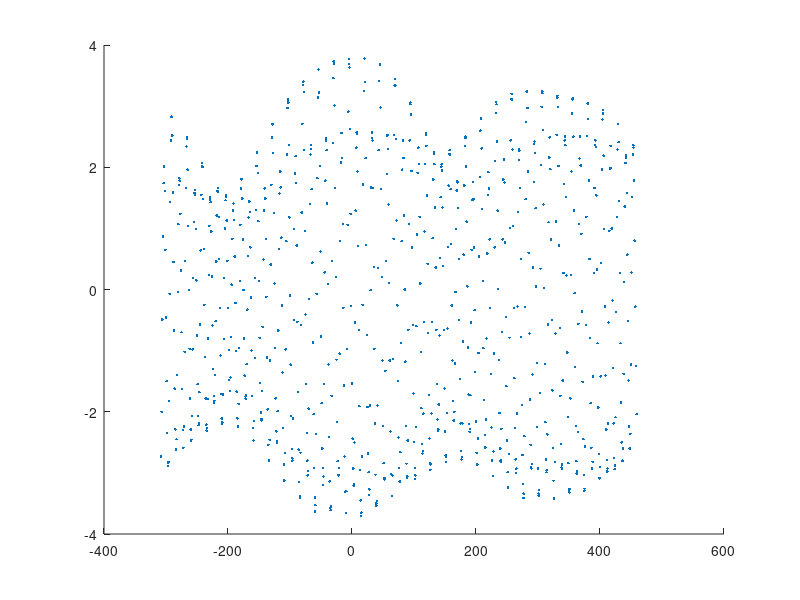

Write the MATLAB code that produced this figure. (Note: this script raises an error after producing the figure.)
clf
hold on
zp=[0       1.43
1       2.72
2       3.87
3       4.54
4       4.94
4.3     4.96
5       4.84
6       4.28
7       3.42
8       2.46
9       1.64
10      1.1
10.683333333333334      0.91
11      0.95
12      1.62
13      3.07
14      4.3
15      5.12
16      5.65
16.55   5.73
17      5.68
18      5.17
19      4.32
20      3.32
21      2.4
22      1.68
23      1.22
23.566666666666666      1.08
24      1.16
25      1.93
26      3.12
27      4.02
28      4.58
29      4.83
29.016666666666666      4.83
30      4.59
31      3.98
32      3.15
33      2.29
34      1.62
35      1.26
35.233333333333334      1.24
36      1.39
37      2.3
38      3.55
39      4.51
40      5.16
41      5.47
41.15   5.48
42      5.3
43      4.71
44      3.88
45      2.97
46      2.17
47      1.58
48      1.25
48.13333333333333       1.25
49      1.44
50      2.3
51      3.31
52      4.06
53      4.55
53.833333333333336      4.69
54      4.68
55      4.4
56      3.82
57      3.07
58      2.32
59      1.78
59.916666666666664      1.57
60      1.57
61      1.86
62      2.71
63      3.71
64      4.48
65      4.99
65.91666666666667       5.16
66      5.16
67      4.91
68      4.35
69      3.59
70      2.78
71      2.08
72      1.58
72.91666666666667       1.38
73      1.38
74      1.67
75      2.47
76      3.36
77      4.05
78      4.5
78.81666666666666       4.62
79      4.61
80      4.36
81      3.85
82      3.18
83      2.53
84      2.07
84.91666666666667       1.89
85      1.89
86      2.13
87      2.8
88      3.6
89      4.27
90      4.7
90.9    4.84
91      4.84
92      4.63
93      4.15
94      3.48
95      2.74
96      2.09
97      1.63
97.88333333333334       1.46
98      1.47
99      1.74
100     2.48
101     3.33
102     4.03
103     4.51
104     4.68
104     4.68
105     4.51
106     4.06
107     3.45
108     2.82
109     2.32
110     2.06
110.28333333333333      2.05
111     2.14
112     2.61
113     3.31
114     3.97
115     4.42
116     4.63
116.15  4.63
117     4.52
118     4.11
119     3.5
120     2.78
121     2.12
122     1.64
123     1.43
123     1.43
124     1.64
125     2.37
126     3.3
127     4.08
128     4.64
129     4.91
129.23333333333332      4.92
130     4.81
131     4.39
132     3.75
133     3.04
134     2.44
135     2.03
135.73333333333332      1.91
136     1.93
137     2.26
138     2.97
139     3.73
140     4.28
141     4.58
141.43333333333334      4.61
142     4.56
143     4.2
144     3.57
145     2.81
146     2.09
147     1.54
148     1.26
148.15  1.25
149     1.42
150     2.23
151     3.34
152     4.25
153     4.91
154     5.26
154.31666666666666      5.28
155     5.18
156     4.7
157     3.95
158     3.12
159     2.39
160     1.86
160.98333333333332      1.62
161     1.62
162     1.87
163     2.71
164     3.65
165     4.31
166     4.68
166.55  4.75
167     4.71
168     4.32
169     3.62
170     2.75
171     1.95
172     1.35
173     1
173.2   0.99
174     1.15
175     2.18
176     3.52
177     4.53
178     5.25
179     5.65
179.23333333333332      5.66
180     5.51
181     4.9
182     3.99
183     3.05
184     2.23
185     1.61
186     1.3
186.05  1.3
187     1.56
188     2.64
189     3.76
190     4.47
191     4.87
191.5   4.92
192     4.87
193     4.38
194     3.56
195     2.59
196     1.72
197     1.1
198     0.71
198.13333333333333      0.7
199     0.93
200     2.3
201     3.82
202     4.85
203     5.61
204     5.98
204.08333333333334      5.99
205     5.72
206     4.94
207     3.88
208     2.86
209     2.01
210     1.36
210.96666666666667      1.02
211     1.02
212     1.42
213     2.79
214     4.01
215     4.67
216     5.07
216.28333333333333      5.09
217     4.97
218     4.34
219     3.38
220     2.33
221     1.46
222     0.84
222.98333333333332      0.45
223     0.45
224     0.87
225     2.63
226     4.18
227     5.19
228     5.95
228.86666666666667      6.22
229     6.21
230     5.77
231     4.82
232     3.66
233     2.62
234     1.77
235     1.15
235.83333333333334      0.81
236     0.82
237     1.5
238     3.11
239     4.3
240     4.87
241     5.23
241.06666666666666      5.23
242     4.95
243     4.19
244     3.1
245     2.03
246     1.2
247     0.6
247.8   0.25
248     0.28
249     1.04
250     3.09
251     4.54
252     5.5
253     6.23
253.61666666666667      6.36
254     6.31
255     5.68
256     4.57
257     3.38
258     2.35
259     1.55
260     0.97
260.7   0.64
261     0.71
262     1.8
263     3.5
264     4.54
265     5.05
265.8333333333333       5.3
266     5.29
267     4.82
268     3.95
269     2.79
270     1.72
271     0.98
272     0.4
272.6333333333333       0.11
273     0.21
274     1.5
275     3.59
276     4.89
277     5.8
278     6.42
278.31666666666666      6.46
279     6.28
280     5.47
281     4.22
282     3.07
283     2.08
284     1.32
285     0.81
285.55  0.58
286     0.74
287     2.25
288     3.89
289     4.71
290     5.2
290.5833333333333       5.32
291     5.26
292     4.63
293     3.65
294     2.47
295     1.46
296     0.78
297     0.25
297.3666666666667       0.21
298     0.33
299     2.17
300     4.06
301     5.22
302     6.08
303     6.5
303.01666666666665      6.5
304     6.12
305     5.14
306     3.84
307     2.72
308     1.8
309     1.11
310     0.64
310.1   0.63
311     0.96
312     2.74
313     4.21
314     4.85
315     5.31
315.25  5.33
316     5.15
317     4.42
318     3.33
319     2.17
320     1.24
321     0.62
321.95  0.19
322     0.2
323     0.72
324     2.88
325     4.48
326     5.52
327     6.3
327.7   6.49
328     6.45
329     5.85
330     4.72
331     3.44
332     2.36
333     1.53
334     0.92
334.81666666666666      0.48
335     0.5
336     1.38
337     3.22
338     4.43
339     4.99
340     5.36
340.01666666666665      5.36
341     5.01
342     4.19
343     3.04
344     1.95
345     1.12
346     0.53
346.68333333333334      0.23
347     0.3
348     1.36
349     3.47
350     4.82
351     5.74
352     6.36
352.35  6.4
353     6.25
354     5.47
355     4.25
356     3.04
357     2.03
358     1.28
359     0.74
359.6333333333333       0.43
360     0.54
361     1.89
362     3.6
363     4.55
364     5.12
364.81666666666666      5.35
365     5.34
366     4.86
367     4
368     2.87
369     1.83
370     1.09
371     0.57
371.43333333333334      0.52
372     0.61
373     2.04
374     3.86
375     5.02
376     5.82
377     6.23
377.05  6.23
378     5.9
379     5.02
380     3.81
381     2.68
382     1.76
383     1.09
384     0.63
384.23333333333335      0.61
385     0.8
386     2.34
387     3.81
388     4.63
389     5.19
389.65  5.32
390     5.28
391     4.76
392     3.88
393     2.83
394     1.87
395     1.19
396     0.8
396.0833333333333       0.8
397     1.08
398     2.52
399     4.03
400     5.03
401     5.7
401.8333333333333       5.92
402     5.91
403     5.48
404     4.6
405     3.47
406     2.41
407     1.58
408     0.99
408.9   0.67
409     0.67
410     1.14
411     2.62
412     3.88
413     4.66
414     5.19
414.55  5.27
415     5.22
416     4.73
417     3.91
418     2.96
419     2.07
420     1.45
420.95  1.16
421     1.16
422     1.5
423     2.7
424     3.95
425     4.83
426     5.38
426.71666666666664      5.52
427     5.5
428     5.07
429     4.28
430     3.27
431     2.29
432     1.53
433     1.01
433.75  0.81
434     0.83
435     1.39
436     2.7
437     3.85
438     4.63
439     5.14
439.65  5.24
440     5.21
441     4.82
442     4.11
443     3.24
444     2.41
445     1.81
446     1.52
446.1   1.52
447     1.71
448     2.58
449     3.64
450     4.46
451     4.97
451.8   5.11
452     5.1
453     4.78
454     4.12
455     3.23
456     2.32
457     1.6
458     1.12
458.73333333333335      0.95
459     0.97
460     1.45
461     2.62
462     3.75
463     4.56
464     5.12
464.9   5.3
465     5.29
466     5.02
467     4.41
468     3.6
469     2.78
470     2.12
471     1.72
471.55  1.63
472     1.69
473     2.25
474     3.21
475     4.05
476     4.6
477     4.84
477.06666666666666      4.84
478     4.66
479     4.11
480     3.32
481     2.44
482     1.72
483     1.22
483.8833333333333       1
484     1.01
485     1.35
486     2.44
487     3.64
488     4.53
489     5.18
490     5.48
490.1333333333333       5.48
491     5.31
492     4.74
493     3.92
494     3.04
495     2.28
496     1.74
496.9166666666667       1.51
497     1.51
498     1.83
499     2.78
500     3.76
501     4.41
502     4.75
502.3666666666667       4.77
503     4.69
504     4.22
505     3.46
506     2.57
507     1.78
508     1.23
509     0.93
509.0833333333333       0.93
510     1.15
511     2.26
512     3.61
513     4.6
514     5.32
515     5.72
515.25  5.74
516     5.59
517     4.99
518     4.07
519     3.1
520     2.26
521     1.62
522     1.26
522.1333333333333       1.25
523     1.46
524     2.52
525     3.68
526     4.41
527     4.82
527.5166666666667       4.89
528     4.83
529     4.35
530     3.54
531     2.58
532     1.74
533     1.14
534     0.76
534.1833333333333       0.75
535     0.94
536     2.2
537     3.72
538     4.76
539     5.53
540     5.95
540.2   5.97
541     5.77
542     5.06
543     4.02
544     2.99
545     2.1
546     1.42
547     1.02
547.1166666666667       1.02
548     1.27
549     2.57
550     3.85
551     4.58
552     5.01
552.4166666666666       5.05
553     4.97
554     4.39
555     3.47
556     2.45
557     1.58
558     0.98
559     0.57
559.1166666666667       0.56
560     0.83
561     2.39
562     3.96
563     4.98
564     5.75
565     6.1
565.0166666666667       6.1
566     5.77
567     4.91
568     3.78
569     2.73
570     1.86
571     1.19
571.8833333333333       0.84
572     0.85
573     1.39
574     2.94
575     4.18
576     4.82
577     5.21
577.15  5.21
578     5
579     4.26
580     3.23
581     2.19
582     1.36
583     0.77
583.8833333333333       0.41
584     0.41
585     0.99
586     2.83
587     4.28
588     5.22
589     5.95
589.7333333333333       6.13
590     6.11
591     5.57
592     4.56
593     3.41
594     2.39
595     1.57
596     1
596.6333333333333       0.75
597     0.84
598     1.9
599     3.49
600     4.53
601     5.09
601.8166666666667       5.32
602     5.31
603     4.85
604     3.97
605     2.86
606     1.86
607     1.12
608     0.55
608.6166666666667       0.3
609     0.39
610     1.54
611     3.41
612     4.64
613     5.49
614     6.06
614.3166666666667       6.1
615     5.93
616     5.18
617     4.06
618     2.96
619     2
620     1.28
621     0.86
621.1   0.85
622     1.13
623     2.65
624     4.06
625     4.83
626     5.31
626.35  5.34
627     5.23
628     4.54
629     3.54
630     2.44
631     1.52
632     0.87
633     0.42
633.1166666666667       0.41
634     0.7
635     2.42
636     4.01
637     5.01
638     5.77
638.8666666666667       6.04
639     6.03
640     5.57
641     4.63
642     3.48
643     2.46
644     1.61
645     1.04
645.65  0.79
646     0.86
647     1.81
648     3.4
649     4.49
650     5.1
650.9   5.37
651     5.36
652     4.96
653     4.12
654     3.03
655     2.01
656     1.22
657     0.66
657.65  0.4
658     0.48
659     1.52
660     3.33
661     4.57
662     5.4
663     5.94
663.2833333333333       5.96
664     5.79
665     5.06
666     3.97
667     2.89
668     1.96
669     1.25
670     0.86
670.05  0.86
671     1.19
672     2.65
673     4.01
674     4.79
675     5.28
675.3833333333333       5.32
676     5.22
677     4.58
678     3.61
679     2.54
680     1.62
681     0.96
682     0.58
682     0.58
683     0.97
684     2.61
685     4.09
686     5.04
687     5.71
687.7333333333333       5.89
688     5.87
689     5.36
690     4.41
691     3.3
692     2.31
693     1.53
694     0.99
694.6166666666667       0.78
695     0.87
696     1.88
697     3.39
698     4.42
699     5.03
699.9166666666666       5.3
700     5.3
701     4.93
702     4.14
703     3.1
704     2.11
705     1.34
706     0.83
706.5166666666667       0.68
707     0.8
708     1.91
709     3.53
710     4.65
711     5.39
712     5.79
712.1166666666667       5.79
713     5.54
714     4.78
715     3.74
716     2.71
717     1.84
718     1.2
718.95  0.86
719     0.86
720     1.27
721     2.66
722     3.91
723     4.68
724     5.18
724.45  5.23
725     5.15
726     4.59
727     3.7
728     2.7
729     1.82
730     1.2
730.85  0.93
731     0.93
732     1.42
733     2.84
734     4.12
735     4.97
736     5.51
736.5833333333334       5.61
737     5.56
738     5.04
739     4.17
740     3.15
741     2.24
742     1.51
743     1.04
743.5333333333333       0.91
744     1.01
745     1.91
746     3.23
747     4.2
748     4.85
749     5.16
749.0666666666667       5.16
750     4.92
751     4.27
752     3.37
753     2.47
754     1.72
755     1.28
755.4333333333333       1.24
756     1.32
757     2.14
758     3.4
759     4.38
760     5.02
761     5.33
761.1166666666667       5.33
762     5.14
763     4.51
764     3.65
765     2.74
766     1.95
767     1.37
767.9666666666667       1.09];
gp=[0	1.41000000000000
1	2.14000000000000
2	3.65000000000000
3	5.01000000000000
4	5.88000000000000
4.90000000000000	6.16000000000000
5	6.15000000000000
6	5.75000000000000
7	4.79000000000000
8	3.68000000000000
9	2.64000000000000
10	1.79000000000000
11	1.30000000000000
11.4666666666667	1.25000000000000
12	1.32000000000000
13	2.32000000000000
14	4.07000000000000
15	5.57000000000000
16	6.58000000000000
17	6.96000000000000
17.0500000000000	6.97000000000000
18	6.66000000000000
19	5.73000000000000
20	4.59000000000000
21	3.47000000000000
22	2.52000000000000
23	1.85000000000000
24	1.53000000000000
24.1666666666667	1.52000000000000
25	1.69000000000000
26	2.74000000000000
27	4.10000000000000
28	5.21000000000000
29	5.85000000000000
29.6166666666667	5.96000000000000
30	5.92000000000000
31	5.38000000000000
32	4.45000000000000
33	3.44000000000000
34	2.51000000000000
35	1.84000000000000
35.9500000000000	1.55000000000000
36	1.55000000000000
37	1.90000000000000
38	3.12000000000000
39	4.61000000000000
40	5.80000000000000
41	6.48000000000000
41.6833333333333	6.63000000000000
42	6.60000000000000
43	6.10000000000000
44	5.18000000000000
45	4.13000000000000
46	3.17000000000000
47	2.36000000000000
48	1.85000000000000
48.8000000000000	1.66000000000000
49	1.68000000000000
50	2.07000000000000
51	3.16000000000000
52	4.33000000000000
53	5.24000000000000
54	5.72000000000000
54.4333333333333	5.77000000000000
55	5.69000000000000
56	5.13000000000000
57	4.29000000000000
58	3.39000000000000
59	2.59000000000000
60	2.07000000000000
60.7000000000000	1.92000000000000
61	1.95000000000000
62	2.46000000000000
63	3.57000000000000
64	4.78000000000000
65	5.69000000000000
66	6.16000000000000
66.4500000000000	6.21000000000000
67	6.14000000000000
68	5.62000000000000
69	4.80000000000000
70	3.89000000000000
71	3.04000000000000
72	2.36000000000000
73	1.93000000000000
73.6166666666667	1.83000000000000
74	1.87000000000000
75	2.35000000000000
76	3.34000000000000
77	4.38000000000000
78	5.18000000000000
79	5.61000000000000
79.4166666666667	5.65000000000000
80	5.57000000000000
81	5.09000000000000
82	4.35000000000000
83	3.55000000000000
84	2.84000000000000
85	2.40000000000000
85.6500000000000	2.29000000000000
86	2.32000000000000
87	2.74000000000000
88	3.62000000000000
89	4.60000000000000
90	5.35000000000000
91	5.75000000000000
91.4833333333333	5.80000000000000
92	5.74000000000000
93	5.33000000000000
94	4.64000000000000
95	3.84000000000000
96	3.06000000000000
97	2.43000000000000
98	2.03000000000000
98.6000000000000	1.94000000000000
99	1.97000000000000
100	2.42000000000000
101	3.33000000000000
102	4.33000000000000
103	5.14000000000000
104	5.60000000000000
104.600000000000	5.68000000000000
105	5.65000000000000
106	5.27000000000000
107	4.61000000000000
108	3.84000000000000
109	3.15000000000000
110	2.66000000000000
110.950000000000	2.48000000000000
111	2.48000000000000
112	2.70000000000000
113	3.36000000000000
114	4.22000000000000
115	4.97000000000000
116	5.43000000000000
116.800000000000	5.55000000000000
117	5.55000000000000
118	5.28000000000000
119	4.68000000000000
120	3.92000000000000
121	3.13000000000000
122	2.47000000000000
123	2.03000000000000
123.750000000000	1.89000000000000
124	1.90000000000000
125	2.27000000000000
126	3.18000000000000
127	4.28000000000000
128	5.20000000000000
129	5.79000000000000
129.833333333333	5.95000000000000
130	5.94000000000000
131	5.63000000000000
132	4.96000000000000
133	4.13000000000000
134	3.34000000000000
135	2.73000000000000
136	2.39000000000000
136.433333333333	2.35000000000000
137	2.41000000000000
138	2.92000000000000
139	3.81000000000000
140	4.69000000000000
141	5.32000000000000
142	5.58000000000000
142.100000000000	5.58000000000000
143	5.41000000000000
144	4.83000000000000
145	4.01000000000000
146	3.14000000000000
147	2.40000000000000
148	1.87000000000000
148.883333333333	1.67000000000000
149	1.67000000000000
150	1.99000000000000
151	3.02000000000000
152	4.33000000000000
153	5.44000000000000
154	6.16000000000000
154.900000000000	6.39000000000000
155	6.38000000000000
156	6.05000000000000
157	5.26000000000000
158	4.28000000000000
159	3.35000000000000
160	2.61000000000000
161	2.13000000000000
161.683333333333	2
162	2.02000000000000
163	2.48000000000000
164	3.53000000000000
165	4.63000000000000
166	5.43000000000000
167	5.79000000000000
167.183333333333	5.80000000000000
168	5.63000000000000
169	4.97000000000000
170	4.02000000000000
171	3.03000000000000
172	2.18000000000000
173	1.60000000000000
173.933333333333	1.34000000000000
174	1.34000000000000
175	1.68000000000000
176	2.98000000000000
177	4.55000000000000
178	5.85000000000000
179	6.63000000000000
179.800000000000	6.85000000000000
180	6.84000000000000
181	6.37000000000000
182	5.39000000000000
183	4.24000000000000
184	3.18000000000000
185	2.36000000000000
186	1.82000000000000
186.750000000000	1.64000000000000
187	1.66000000000000
188	2.15000000000000
189	3.47000000000000
190	4.80000000000000
191	5.71000000000000
192	6.07000000000000
192.083333333333	6.07000000000000
193	5.81000000000000
194	4.99000000000000
195	3.88000000000000
196	2.78000000000000
197	1.87000000000000
198	1.28000000000000
198.866666666667	1.01000000000000
199	1.02000000000000
200	1.47000000000000
201	3.16000000000000
202	4.93000000000000
203	6.35000000000000
204	7.11000000000000
204.616666666667	7.25000000000000
205	7.20000000000000
206	6.50000000000000
207	5.32000000000000
208	4.04000000000000
209	2.91000000000000
210	2.07000000000000
211	1.53000000000000
211.700000000000	1.34000000000000
212	1.38000000000000
213	2.03000000000000
214	3.64000000000000
215	5.13000000000000
216	6.04000000000000
216.883333333333	6.32000000000000
217	6.32000000000000
218	5.88000000000000
219	4.86000000000000
220	3.61000000000000
221	2.46000000000000
222	1.52000000000000
223	0.990000000000000
223.750000000000	0.730000000000000
224	0.760000000000000
225	1.47000000000000
226	3.56000000000000
227	5.40000000000000
228	6.85000000000000
229	7.49000000000000
229.350000000000	7.54000000000000
230	7.37000000000000
231	6.42000000000000
232	5.10000000000000
233	3.73000000000000
234	2.59000000000000
235	1.79000000000000
236	1.34000000000000
236.633333333333	1.10000000000000
237	1.17000000000000
238	2.19000000000000
239	3.98000000000000
240	5.54000000000000
241	6.35000000000000
241.616666666667	6.50000000000000
242	6.44000000000000
243	5.78000000000000
244	4.58000000000000
245	3.27000000000000
246	2.10000000000000
247	1.22000000000000
248	0.740000000000000
248.600000000000	0.510000000000000
249	0.610000000000000
250	1.78000000000000
251	4.07000000000000
252	5.96000000000000
253	7.28000000000000
254	7.74000000000000
254.050000000000	7.74000000000000
255	7.36000000000000
256	6.16000000000000
257	4.76000000000000
258	3.37000000000000
259	2.28000000000000
260	1.54000000000000
261	1.22000000000000
261.583333333333	0.940000000000000
262	1.08000000000000
263	2.59000000000000
264	4.42000000000000
265	5.92000000000000
266	6.58000000000000
266.300000000000	6.62000000000000
267	6.42000000000000
268	5.55000000000000
269	4.23000000000000
270	2.91000000000000
271	1.73000000000000
272	1
273	0.570000000000000
273.433333333333	0.530000000000000
274	0.600000000000000
275	2.40000000000000
276	4.61000000000000
277	6.54000000000000
278	7.60000000000000
278.750000000000	7.87000000000000
279	7.84000000000000
280	7.15000000000000
281	5.80000000000000
282	4.34000000000000
283	2.99000000000000
284	1.97000000000000
285	1.33000000000000
286	1.11000000000000
286.166666666667	1.10000000000000
287	1.22000000000000
288	3.09000000000000
289	4.93000000000000
290	6.22000000000000
291	6.70000000000000
291.033333333333	6.70000000000000
292	6.29000000000000
293	5.21000000000000
294	3.84000000000000
295	2.57000000000000
296	1.41000000000000
297	0.830000000000000
298	0.480000000000000
298	0.480000000000000
299	0.840000000000000
300	3.17000000000000
301	5.20000000000000
302	7.05000000000000
303	7.83000000000000
303.433333333333	7.91000000000000
304	7.77000000000000
305	6.77000000000000
306	5.38000000000000
307	3.87000000000000
308	2.60000000000000
309	1.70000000000000
310	1.21000000000000
310.766666666667	0.930000000000000
311	0.960000000000000
312	1.64000000000000
313	3.60000000000000
314	5.43000000000000
315	6.46000000000000
315.766666666667	6.71000000000000
316	6.69000000000000
317	6.07000000000000
318	4.85000000000000
319	3.48000000000000
320	2.23000000000000
321	1.19000000000000
322	0.690000000000000
322.683333333333	0.430000000000000
323	0.490000000000000
324	1.41000000000000
325	3.89000000000000
326	5.86000000000000
327	7.39000000000000
328	7.92000000000000
328.083333333333	7.92000000000000
329	7.53000000000000
330	6.29000000000000
331	4.87000000000000
332	3.40000000000000
333	2.22000000000000
334	1.46000000000000
335	1.15000000000000
335.666666666667	0.780000000000000
336	0.870000000000000
337	2.24000000000000
338	4.13000000000000
339	5.81000000000000
340	6.62000000000000
340.466666666667	6.71000000000000
341	6.58000000000000
342	5.80000000000000
343	4.51000000000000
344	3.17000000000000
345	1.95000000000000
346	1.11000000000000
347	0.640000000000000
347.433333333333	0.600000000000000
348	0.680000000000000
349	2.24000000000000
350	4.49000000000000
351	6.42000000000000
352	7.55000000000000
352.766666666667	7.83000000000000
353	7.81000000000000
354	7.12000000000000
355	5.78000000000000
356	4.34000000000000
357	2.98000000000000
358	1.91000000000000
359	1.30000000000000
360	1.06000000000000
360.500000000000	1.03000000000000
361	1.06000000000000
362	2.81000000000000
363	4.61000000000000
364	6.03000000000000
365	6.65000000000000
365.250000000000	6.67000000000000
366	6.44000000000000
367	5.53000000000000
368	4.25000000000000
369	2.98000000000000
370	1.82000000000000
371	1.12000000000000
372	0.760000000000000
372.016666666667	0.760000000000000
373	1.10000000000000
374	3
375	4.97000000000000
376	6.67000000000000
377	7.48000000000000
377.500000000000	7.58000000000000
378	7.48000000000000
379	6.60000000000000
380	5.27000000000000
381	3.88000000000000
382	2.64000000000000
383	1.72000000000000
384	1.22000000000000
384.816666666667	0.990000000000000
385	1
386	1.48000000000000
387	3.26000000000000
388	4.93000000000000
389	6.10000000000000
390	6.57000000000000
390.116666666667	6.58000000000000
391	6.29000000000000
392	5.35000000000000
393	4.14000000000000
394	2.96000000000000
395	1.91000000000000
396	1.29000000000000
396.766666666667	1.06000000000000
397	1.08000000000000
398	1.67000000000000
399	3.48000000000000
400	5.21000000000000
401	6.58000000000000
402	7.17000000000000
402.283333333333	7.20000000000000
403	7
404	6.08000000000000
405	4.83000000000000
406	3.56000000000000
407	2.44000000000000
408	1.65000000000000
409	1.22000000000000
409.633333333333	1.04000000000000
410	1.10000000000000
411	1.89000000000000
412	3.54000000000000
413	5.04000000000000
414	6.05000000000000
415	6.46000000000000
415.100000000000	6.46000000000000
416	6.19000000000000
417	5.33000000000000
418	4.24000000000000
419	3.12000000000000
420	2.20000000000000
421	1.61000000000000
421.650000000000	1.46000000000000
422	1.50000000000000
423	2.11000000000000
424	3.61000000000000
425	5.09000000000000
426	6.19000000000000
427	6.67000000000000
427.233333333333	6.69000000000000
428	6.49000000000000
429	5.68000000000000
430	4.56000000000000
431	3.43000000000000
432	2.41000000000000
433	1.70000000000000
434	1.30000000000000
434.516666666667	1.19000000000000
435	1.28000000000000
436	2.11000000000000
437	3.61000000000000
438	4.98000000000000
439	5.94000000000000
440	6.36000000000000
440.216666666667	6.38000000000000
441	6.19000000000000
442	5.48000000000000
443	4.50000000000000
444	3.48000000000000
445	2.59000000000000
446	2.01000000000000
446.783333333333	1.83000000000000
447	1.85000000000000
448	2.26000000000000
449	3.39000000000000
450	4.66000000000000
451	5.65000000000000
452	6.15000000000000
452.400000000000	6.19000000000000
453	6.09000000000000
454	5.48000000000000
455	4.52000000000000
456	3.48000000000000
457	2.52000000000000
458	1.82000000000000
459	1.43000000000000
459.533333333333	1.32000000000000
460	1.40000000000000
461	2.12000000000000
462	3.50000000000000
463	4.84000000000000
464	5.84000000000000
465	6.36000000000000
465.466666666667	6.42000000000000
466	6.34000000000000
467	5.78000000000000
468	4.88000000000000
469	3.88000000000000
470	2.98000000000000
471	2.32000000000000
472	2
472.200000000000	1.99000000000000
473	2.14000000000000
474	2.93000000000000
475	4.10000000000000
476	5.13000000000000
477	5.76000000000000
477.733333333333	5.91000000000000
478	5.89000000000000
479	5.47000000000000
480	4.64000000000000
481	3.64000000000000
482	2.68000000000000
483	1.95000000000000
484	1.50000000000000
484.666666666667	1.36000000000000
485	1.40000000000000
486	1.95000000000000
487	3.29000000000000
488	4.71000000000000
489	5.84000000000000
490	6.49000000000000
490.716666666667	6.64000000000000
491	6.62000000000000
492	6.15000000000000
493	5.25000000000000
494	4.19000000000000
495	3.19000000000000
496	2.42000000000000
497	1.94000000000000
497.633333333333	1.81000000000000
498	1.86000000000000
499	2.41000000000000
500	3.60000000000000
501	4.79000000000000
502	5.60000000000000
503	5.90000000000000
503.016666666667	5.90000000000000
504	5.62000000000000
505	4.83000000000000
506	3.80000000000000
507	2.79000000000000
508	1.98000000000000
509	1.47000000000000
509.816666666667	1.27000000000000
510	1.28000000000000
511	1.70000000000000
512	3.10000000000000
513	4.68000000000000
514	5.98000000000000
515	6.74000000000000
515.783333333333	6.94000000000000
516	6.93000000000000
517	6.45000000000000
518	5.46000000000000
519	4.28000000000000
520	3.18000000000000
521	2.33000000000000
522	1.76000000000000
522.800000000000	1.55000000000000
523	1.56000000000000
524	2.01000000000000
525	3.34000000000000
526	4.73000000000000
527	5.69000000000000
528	6.06000000000000
528.083333333333	6.06000000000000
529	5.79000000000000
530	4.96000000000000
531	3.84000000000000
532	2.76000000000000
533	1.88000000000000
534	1.34000000000000
534.883333333333	1.09000000000000
535	1.09000000000000
536	1.49000000000000
537	3.09000000000000
538	4.83000000000000
539	6.24000000000000
540	7.03000000000000
540.683333333333	7.21000000000000
541	7.17000000000000
542	6.56000000000000
543	5.43000000000000
544	4.15000000000000
545	2.99000000000000
546	2.12000000000000
547	1.54000000000000
547.783333333333	1.32000000000000
548	1.34000000000000
549	1.86000000000000
550	3.44000000000000
551	4.96000000000000
552	5.94000000000000
552.966666666667	6.27000000000000
553	6.27000000000000
554	5.89000000000000
555	4.91000000000000
556	3.69000000000000
557	2.56000000000000
558	1.67000000000000
559	1.15000000000000
559.816666666667	0.900000000000000
560	0.910000000000000
561	1.45000000000000
562	3.35000000000000
563	5.15000000000000
564	6.58000000000000
565	7.26000000000000
565.483333333333	7.34000000000000
566	7.25000000000000
567	6.43000000000000
568	5.18000000000000
569	3.84000000000000
570	2.69000000000000
571	1.87000000000000
572	1.36000000000000
572.650000000000	1.14000000000000
573	1.21000000000000
574	2.11000000000000
575	3.86000000000000
576	5.41000000000000
577	6.26000000000000
577.700000000000	6.44000000000000
578	6.41000000000000
579	5.80000000000000
580	4.64000000000000
581	3.36000000000000
582	2.25000000000000
583	1.43000000000000
584	0.960000000000000
584.650000000000	0.730000000000000
585	0.800000000000000
586	1.74000000000000
587	3.85000000000000
588	5.62000000000000
589	6.88000000000000
590	7.38000000000000
590.150000000000	7.39000000000000
591	7.11000000000000
592	6.07000000000000
593	4.74000000000000
594	3.42000000000000
595	2.34000000000000
596	1.60000000000000
597	1.24000000000000
597.366666666667	1.21000000000000
598	1.29000000000000
599	2.75000000000000
600	4.50000000000000
601	5.90000000000000
602	6.52000000000000
602.300000000000	6.56000000000000
603	6.37000000000000
604	5.47000000000000
605	4.19000000000000
606	2.94000000000000
607	1.89000000000000
608	1.21000000000000
609	0.800000000000000
609.366666666667	0.770000000000000
610	0.860000000000000
611	2.45000000000000
612	4.48000000000000
613	6.18000000000000
614	7.13000000000000
614.766666666667	7.38000000000000
615	7.35000000000000
616	6.75000000000000
617	5.53000000000000
618	4.16000000000000
619	2.92000000000000
620	1.97000000000000
621	1.36000000000000
621.733333333333	1.15000000000000
622	1.18000000000000
623	1.77000000000000
624	3.57000000000000
625	5.24000000000000
626	6.30000000000000
626.883333333333	6.63000000000000
627	6.63000000000000
628	6.11000000000000
629	4.96000000000000
630	3.64000000000000
631	2.49000000000000
632	1.55000000000000
633	1.01000000000000
633.816666666667	0.720000000000000
634	0.730000000000000
635	1.32000000000000
636	3.42000000000000
637	5.25000000000000
638	6.67000000000000
639	7.28000000000000
639.300000000000	7.31000000000000
640	7.13000000000000
641	6.16000000000000
642	4.86000000000000
643	3.51000000000000
644	2.40000000000000
645	1.61000000000000
646	1.23000000000000
646.383333333333	1.20000000000000
647	1.28000000000000
648	2.65000000000000
649	4.41000000000000
650	5.87000000000000
651	6.58000000000000
651.400000000000	6.64000000000000
652	6.50000000000000
653	5.65000000000000
654	4.37000000000000
655	3.11000000000000
656	2.05000000000000
657	1.30000000000000
658	0.860000000000000
658.466666666667	0.820000000000000
659	0.880000000000000
660	2.36000000000000
661	4.38000000000000
662	6.07000000000000
663	7.02000000000000
663.766666666667	7.27000000000000
664	7.25000000000000
665	6.64000000000000
666	5.43000000000000
667	4.08000000000000
668	2.87000000000000
669	1.91000000000000
670	1.33000000000000
670.700000000000	1.13000000000000
671	1.17000000000000
672	1.81000000000000
673	3.58000000000000
674	5.21000000000000
675	6.28000000000000
675.933333333333	6.64000000000000
676	6.64000000000000
677	6.17000000000000
678	5.05000000000000
679	3.78000000000000
680	2.63000000000000
681	1.69000000000000
682	1.11000000000000
682.750000000000	0.850000000000000
683	0.880000000000000
684	1.57000000000000
685	3.56000000000000
686	5.33000000000000
687	6.65000000000000
688	7.18000000000000
688.183333333333	7.19000000000000
689	6.93000000000000
690	5.92000000000000
691	4.64000000000000
692	3.35000000000000
693	2.28000000000000
694	1.55000000000000
695	1.21000000000000
695.250000000000	1.20000000000000
696	1.32000000000000
697	2.72000000000000
698	4.41000000000000
699	5.80000000000000
700	6.50000000000000
700.450000000000	6.58000000000000
701	6.47000000000000
702	5.68000000000000
703	4.47000000000000
704	3.26000000000000
705	2.21000000000000
706	1.45000000000000
707	1.06000000000000
707.183333333333	1.05000000000000
708	1.24000000000000
709	2.72000000000000
710	4.57000000000000
711	6.10000000000000
712	6.92000000000000
712.633333333333	7.08000000000000
713	7.02000000000000
714	6.33000000000000
715	5.13000000000000
716	3.86000000000000
717	2.73000000000000
718	1.85000000000000
719	1.35000000000000
719.650000000000	1.16000000000000
720	1.21000000000000
721	1.95000000000000
722	3.60000000000000
723	5.10000000000000
724	6.12000000000000
725	6.49000000000000
725	6.49000000000000
726	6.13000000000000
727	5.14000000000000
728	3.96000000000000
729	2.86000000000000
730	1.95000000000000
731	1.38000000000000
731.633333333333	1.20000000000000
732	1.26000000000000
733	2.05000000000000
734	3.77000000000000
735	5.33000000000000
736	6.43000000000000
737	6.85000000000000
737.083333333333	6.85000000000000
738	6.55000000000000
739	5.59000000000000
740	4.41000000000000
741	3.26000000000000
742	2.29000000000000
743	1.64000000000000
744	1.34000000000000
744.100000000000	1.33000000000000
745	1.54000000000000
746	2.76000000000000
747	4.26000000000000
748	5.50000000000000
749	6.21000000000000
749.633333333333	6.34000000000000
750	6.30000000000000
751	5.72000000000000
752	4.71000000000000
753	3.62000000000000
754	2.65000000000000
755	1.90000000000000
756	1.54000000000000
756.100000000000	1.54000000000000
757	1.78000000000000
758	2.91000000000000
759	4.42000000000000
760	5.65000000000000
761	6.35000000000000
761.666666666667	6.50000000000000
762	6.46000000000000
763	5.92000000000000
764	4.94000000000000
765	3.86000000000000
766	2.89000000000000
767	2.10000000000000];
th=[0       2.02
1       2.85
2       3.45
3       3.76
3.3333333333333335      3.78
4       3.69
5       3.28
6       2.64
7       1.94
8       1.27
9       0.76
9.666666666666666       0.61
10      0.65
11      1.18
12      2.14
13      3.1
14      3.87
15      4.35
15.75   4.46
16      4.44
17      4.14
18      3.52
19      2.76
20      1.99
21      1.3
22      0.86
22.483333333333334      0.8
23      0.86
24      1.45
25      2.28
26      2.98
27      3.48
28      3.67
28.066666666666666      3.67
29      3.53
30      3.09
31      2.47
32      1.83
33      1.25
34      0.92
34.25   0.91
35      1.03
36      1.66
37      2.53
38      3.33
39      3.93
40      4.23
40.36666666666667       4.26
41      4.19
42      3.8
43      3.17
44      2.46
45      1.75
46      1.19
47      0.9
47.1    0.9
48      1.09
49      1.69
50      2.42
51      3.03
52      3.44
52.95   3.58
53      3.58
54      3.41
55      2.99
56      2.43
57      1.87
58      1.4
58.983333333333334      1.21
59      1.21
60      1.41
61      1.98
62      2.7
63      3.35
64      3.82
65      4.01
65.13333333333334       4.01
66      3.9
67      3.51
68      2.92
69      2.28
70      1.66
71      1.21
71.95   1.03
72      1.03
73      1.25
74      1.81
75      2.46
76      3.03
77      3.41
78      3.55
78      3.55
79      3.41
80      3.04
81      2.55
82      2.05
83      1.66
84      1.49
84.03333333333333       1.49
85      1.64
86      2.08
87      2.66
88      3.21
89      3.6
90      3.77
90.13333333333334       3.77
91      3.67
92      3.32
93      2.8
94      2.22
95      1.67
96      1.27
96.93333333333334       1.11
97      1.11
98      1.31
99      1.82
100     2.45
101     3.03
102     3.44
103     3.63
103.21666666666667      3.64
104     3.56
105     3.24
106     2.79
107     2.3
108     1.9
109     1.65
109.43333333333334      1.62
110     1.67
111     1.97
112     2.47
113     2.99
114     3.39
115     3.6
115.33333333333333      3.61
116     3.56
117     3.26
118     2.79
119     2.23
120     1.69
121     1.27
122     1.08
122.05  1.08
123     1.24
124     1.75
125     2.44
126     3.09
127     3.59
128     3.85
128.41666666666666      3.88
129     3.83
130     3.54
131     3.06
132     2.51
133     2.01
134     1.64
134.86666666666667      1.51
135     1.51
136     1.73
137     2.22
138     2.8
139     3.27
140     3.54
140.55  3.58
141     3.56
142     3.29
143     2.81
144     2.22
145     1.64
146     1.17
147     0.93
147.11666666666667      0.92
148     1.08
149     1.67
150     2.48
151     3.25
152     3.85
153     4.17
153.45  4.2
154     4.15
155     3.81
156     3.25
157     2.6
158     1.98
159     1.49
160     1.26
160.06666666666666      1.26
161     1.44
162     2.03
163     2.72
164     3.28
165     3.6
165.58333333333334      3.66
166     3.63
167     3.33
168     2.79
169     2.14
170     1.5
171     0.97
172     0.69
172.1   0.69
173     0.88
174     1.63
175     2.61
176     3.5
177     4.16
178     4.49
178.33333333333334      4.51
179     4.42
180     3.98
181     3.3
182     2.55
183     1.84
184     1.27
185     0.97
185.05  0.97
186     1.21
187     1.98
188     2.8
189     3.4
190     3.73
190.45  3.77
191     3.71
192     3.33
193     2.7
194     1.98
195     1.29
196     0.72
196.98333333333332      0.43
197     0.43
198     0.74
199     1.71
200     2.83
201     3.79
202     4.47
203     4.75
203.13333333333333      4.75
204     4.58
205     4.01
206     3.22
207     2.41
208     1.64
209     1.02
209.91666666666666      0.72
210     0.73
211     1.13
212     2.09
213     2.98
214     3.58
215     3.87
215.23333333333332      3.88
216     3.76
217     3.27
218     2.55
219     1.78
220     1.05
221     0.46
221.83333333333334      0.2
222     0.21
223     0.72
224     1.9
225     3.1
226     4.07
227     4.71
227.9   4.9
228     4.9
229     4.62
230     3.92
231     3.06
232     2.21
233     1.42
234     0.8
234.76666666666668      0.55
235     0.58
236     1.22
237     2.32
238     3.19
239     3.76
239.98333333333332      3.97
240     3.97
241     3.74
242     3.14
243     2.35
244     1.56
245     0.81
246     0.23
246.66666666666666      0.03
247     0.09
248     0.85
249     2.17
250     3.39
251     4.33
252     4.88
252.65  4.98
253     4.95
254     4.54
255     3.74
256     2.86
257     1.98
258     1.21
259     0.6
259.55  0.46
260     0.55
261     1.44
262     2.6
263     3.39
264     3.9
264.73333333333335      4.03
265     4.01
266     3.65
267     2.96
268     2.14
269     1.35
270     0.6
271     0.06
271.43333333333334      0.01
272     0.1
273     1.13
274     2.5
275     3.66
276     4.54
277     4.96
277.4   5
278     4.91
279     4.37
280     3.5
281     2.62
282     1.74
283     0.99
284     0.45
284.21666666666664      0.43
285     0.65
286     1.74
287     2.85
288     3.57
289     4
289.46666666666664      4.05
290     3.99
291     3.51
292     2.76
293     1.95
294     1.13
295     0.42
296     -0.03
296.1   -0.03
297     0.27
298     1.51
299     2.85
300     3.92
301     4.69
302     4.99
302.1   4.99
303     4.79
304     4.12
305     3.23
306     2.34
307     1.48
308     0.78
308.95  0.36
309     0.36
310     0.88
311     2.06
312     3.06
313     3.71
314     4.04
314.2   4.05
315     3.9
316     3.35
317     2.57
318     1.77
319     0.96
320     0.29
320.8333333333333       -0.02
321     0
322     0.6
323     1.92
324     3.18
325     4.16
326     4.78
326.8   4.94
327     4.93
328     4.58
329     3.81
330     2.92
331     2.03
332     1.22
333     0.58
333.68333333333334      0.35
334     0.4
335     1.18
336     2.36
337     3.23
338     3.82
338.96666666666664      4.04
339     4.04
340     3.79
341     3.19
342     2.41
343     1.61
344     0.84
345     0.26
345.5833333333333       0.11
346     0.19
347     1.04
348     2.34
349     3.47
350     4.33
351     4.79
351.48333333333335      4.84
352     4.78
353     4.29
354     3.47
355     2.61
356     1.73
357     0.98
358     0.45
358.3333333333333       0.41
359     0.56
360     1.5
361     2.58
362     3.36
363     3.88
363.78333333333336      4.02
364     4.01
365     3.7
366     3.07
367     2.3
368     1.53
369     0.81
370     0.38
370.21666666666664      0.36
371     0.55
372     1.51
373     2.69
374     3.68
375     4.39
376     4.69
376.1666666666667       4.69
377     4.53
378     3.96
379     3.14
380     2.3
381     1.47
382     0.81
383     0.46
383.01666666666665      0.46
384     0.8
385     1.77
386     2.73
387     3.44
388     3.89
388.6666666666667       3.98
389     3.96
390     3.64
391     3.02
392     2.3
393     1.56
394     0.94
394.98333333333335      0.65
395     0.65
396     0.97
397     1.87
398     2.9
399     3.74
400     4.3
400.9166666666667       4.47
401     4.47
402     4.23
403     3.63
404     2.86
405     2.06
406     1.31
407     0.77
407.78333333333336      0.58
408     0.59
409     1.05
410     1.93
411     2.8
412     3.47
413     3.87
413.6666666666667       3.95
414     3.94
415     3.64
416     3.08
417     2.4
418     1.73
419     1.21
419.9166666666667       1
420     1
421     1.3
422     2.05
423     2.91
424     3.62
425     4.06
425.8   4.18
426     4.18
427     3.93
428     3.37
429     2.67
430     1.94
431     1.28
432     0.84
432.6666666666667       0.73
433     0.76
434     1.19
435     1.98
436     2.79
437     3.44
438     3.86
438.8333333333333       3.98
439     3.97
440     3.75
441     3.26
442     2.64
443     2.02
444     1.54
445     1.3
445.1   1.3
446     1.46
447     2.01
448     2.72
449     3.34
450     3.75
450.9   3.88
451     3.88
452     3.69
453     3.22
454     2.6
455     1.94
456     1.36
457     0.94
457.7   0.83
458     0.85
459     1.2
460     1.92
461     2.72
462     3.41
463     3.9
464     4.09
464.1   4.1
465     3.96
466     3.55
467     2.96
468     2.34
469     1.81
470     1.45
470.6   1.38
471     1.41
472     1.77
473     2.39
474     3.01
475     3.46
476     3.66
476.18333333333334      3.67
477     3.57
478     3.19
479     2.63
480     2.01
481     1.43
482     0.99
482.8833333333333       0.82
483     0.82
484     1.09
485     1.79
486     2.64
487     3.42
488     4.01
489     4.31
489.35  4.33
490     4.25
491     3.86
492     3.25
493     2.56
494     1.93
495     1.43
496     1.2
496     1.2
497     1.42
498     2.05
499     2.74
500     3.28
501     3.58
501.46666666666664      3.61
502     3.57
503     3.24
504     2.7
505     2.06
506     1.44
507     0.94
508     0.68
508.05  0.68
509     0.89
510     1.65
511     2.61
512     3.51
513     4.2
514     4.56
514.4   4.59
515     4.52
516     4.09
517     3.4
518     2.63
519     1.89
520     1.28
521     0.94
521.1833333333333       0.93
522     1.1
523     1.82
524     2.65
525     3.27
526     3.63
526.55  3.68
527     3.65
528     3.31
529     2.72
530     2.03
531     1.36
532     0.8
533     0.48
533.0833333333334       0.48
534     0.7
535     1.59
536     2.69
537     3.68
538     4.42
539     4.76
539.3   4.78
540     4.67
541     4.16
542     3.37
543     2.53
544     1.74
545     1.08
546     0.69
546.1166666666667       0.68
547     0.93
548     1.83
549     2.76
550     3.41
551     3.76
551.4166666666666       3.8
552     3.73
553     3.31
554     2.64
555     1.9
556     1.19
557     0.6
557.9666666666667       0.28
558     0.28
559     0.63
560     1.7
561     2.9
562     3.9
563     4.61
564     4.87
564.0666666666667       4.87
565     4.67
566     4.04
567     3.18
568     2.32
569     1.51
570     0.85
570.9   0.53
571     0.53
572     1.02
573     2.09
574     3.02
575     3.62
576     3.9
576.1333333333333       3.91
577     3.75
578     3.21
579     2.46
580     1.7
581     0.97
582     0.39
582.7666666666667       0.15
583     0.17
584     0.78
585     2
586     3.19
587     4.13
588     4.72
588.7833333333333       4.87
589     4.86
590     4.51
591     3.75
592     2.88
593     2.02
594     1.24
595     0.65
595.5833333333334       0.5
596     0.58
597     1.39
598     2.51
599     3.33
600     3.84
600.7833333333333       3.98
601     3.97
602     3.64
603     3
604     2.21
605     1.45
606     0.73
607     0.22
607.45  0.17
608     0.25
609     1.18
610     2.45
611     3.53
612     4.35
613     4.76
613.4   4.8
614     4.71
615     4.19
616     3.36
617     2.5
618     1.67
619     0.96
620     0.53
620.05  0.53
621     0.87
622     1.92
623     2.95
624     3.63
625     3.99
625.35  4.02
626     3.92
627     3.44
628     2.7
629     1.93
630     1.17
631     0.51
631.9333333333333       0.17
632     0.18
633     0.6
634     1.76
635     2.95
636     3.89
637     4.52
637.9166666666666       4.72
638     4.72
639     4.44
640     3.76
641     2.91
642     2.06
643     1.28
644     0.7
644.6166666666667       0.53
645     0.6
646     1.37
647     2.47
648     3.32
649     3.86
649.8833333333333       4.03
650     4.03
651     3.76
652     3.15
653     2.38
654     1.62
655     0.9
656     0.36
656.5166666666667       0.25
657     0.35
658     1.2
659     2.4
660     3.44
661     4.21
662     4.6
662.3833333333333       4.64
663     4.55
664     4.06
665     3.26
666     2.42
667     1.61
668     0.92
669     0.55
669     0.55
670     0.92
671     1.94
672     2.93
673     3.61
674     3.99
674.4   4.02
675     3.95
676     3.51
677     2.81
678     2.05
679     1.31
680     0.66
680.9   0.37
681     0.37
682     0.8
683     1.89
684     3
685     3.85
686     4.41
686.8166666666667       4.56
687     4.56
688     4.25
689     3.58
690     2.76
691     1.94
692     1.18
693     0.65
693.5166666666667       0.54
694     0.63
695     1.4
696     2.45
697     3.26
698     3.81
698.95  4
699     4
700     3.77
701     3.21
702     2.48
703     1.75
704     1.05
705     0.57
705.4   0.53
706     0.63
707     1.43
708     2.52
709     3.45
710     4.13
711     4.45
711.25  4.46
712     4.34
713     3.84
714     3.08
715     2.28
716     1.5
717     0.86
717.9166666666666       0.56
718     0.57
719     0.97
720     1.91
721     2.82
722     3.5
723     3.9
723.55  3.95
724     3.92
725     3.56
726     2.93
727     2.21
728     1.52
729     0.93
729.8666666666667       0.7
730     0.71
731     1.1
732     2.02
733     2.98
734     3.72
735     4.19
735.75  4.31
736     4.29
737     3.99
738     3.38
739     2.63
740     1.87
741     1.17
742     0.72
742.45  0.67
743     0.74
744     1.39
745     2.29
746     3.07
747     3.63
748     3.89
748.2166666666667       3.9
749     3.78
750     3.35
751     2.72
752     2.06
753     1.43
754     1.02
754.4666666666667       0.97
755     1.03
756     1.59
757     2.43
758     3.21
759     3.77
760     4.06
760.3166666666667       4.07
761     3.99
762     3.59
763     2.97
764     2.27
765     1.58
766     1.03
766.9833333333333       0.79
767     0.79];
zpp=[64,78];
gpp=[54,70];
thp=[105,80];
thb=2.7;
zpb=3.5;
gpb=4.14;
tides=gp(:,:);
p=gpp;
base=gpb;
offset=-300;

tides(:,2)=tides(:,2)-base;
%tides(:,2)=tides(:,2)-mean(tides(:,2));
%tides(:,2)=tides(:,2)-0.5*(max(tides(:,2))-min(tides(:,2)));
plot(tides(:,1)-8+offset,tides(:,2),'.')

load("C:\Users\autod\Desktop\tide.mat")
secondsperhis=10*60;
zeta=squeeze(zeta(p(1),p(2),:))';
step=secondsperhis/3600;
plot((0:step:step*(numel(zeta)-1))+offset,zeta)


xlabel("小时")
ylabel("米")
legend(["实测值","模拟值"])
xlim([0,50])
ylim([-4.5,4.5])
